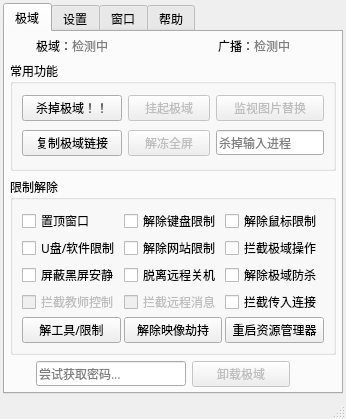
<?xml version="1.0" encoding="UTF-8"?>
<ui version="4.0">
 <class>NTDMain</class>
 <widget class="QMainWindow" name="NTDMain">
  <property name="geometry">
   <rect>
    <x>0</x>
    <y>0</y>
    <width>345</width>
    <height>400</height>
   </rect>
  </property>
  <property name="font">
   <font>
    <family>Microsoft YaHei</family>
    <pointsize>9</pointsize>
   </font>
  </property>
  <property name="windowTitle">
   <string>NoTopDomain</string>
  </property>
  <widget class="QWidget" name="centralwidget">
   <layout class="QGridLayout" name="gridLayout">
    <property name="leftMargin">
     <number>3</number>
    </property>
    <property name="topMargin">
     <number>3</number>
    </property>
    <property name="rightMargin">
     <number>3</number>
    </property>
    <property name="bottomMargin">
     <number>3</number>
    </property>
    <item row="0" column="0">
     <widget class="QTabWidget" name="PigeonGames">
      <property name="currentIndex">
       <number>0</number>
      </property>
      <widget class="QWidget" name="HomeTab">
       <attribute name="title">
        <string>极域</string>
       </attribute>
       <layout class="QGridLayout" name="gridLayout_4">
        <property name="leftMargin">
         <number>5</number>
        </property>
        <property name="topMargin">
         <number>5</number>
        </property>
        <property name="rightMargin">
         <number>5</number>
        </property>
        <property name="bottomMargin">
         <number>5</number>
        </property>
        <item row="0" column="3">
         <widget class="QLabel" name="label_5">
          <property name="maximumSize">
           <size>
            <width>40</width>
            <height>16777215</height>
           </size>
          </property>
          <property name="text">
           <string/>
          </property>
         </widget>
        </item>
        <item row="2" column="0" colspan="4">
         <widget class="QGroupBox" name="RemoveResGroupBox">
          <property name="title">
           <string>限制解除</string>
          </property>
          <property name="flat">
           <bool>false</bool>
          </property>
          <layout class="QGridLayout" name="gridLayout_3">
           <property name="spacing">
            <number>3</number>
           </property>
           <item row="6" column="1">
            <widget class="QPushButton" name="EnableSysToolsButton">
             <property name="text">
              <string>解工具/限制</string>
             </property>
            </widget>
           </item>
           <item row="1" column="1">
            <widget class="QCheckBox" name="EnableUSBButton">
             <property name="text">
              <string>U盘/软件限制</string>
             </property>
            </widget>
           </item>
           <item row="0" column="5">
            <widget class="QCheckBox" name="RemoveMouseResButton">
             <property name="text">
              <string>解除鼠标限制</string>
             </property>
            </widget>
           </item>
           <item row="3" column="5">
            <widget class="QCheckBox" name="EnableFirewallButton">
             <property name="text">
              <string>拦截传入连接</string>
             </property>
            </widget>
           </item>
           <item row="0" column="1">
            <widget class="QCheckBox" name="TopWindowButton">
             <property name="text">
              <string>置顶窗口</string>
             </property>
            </widget>
           </item>
           <item row="2" column="1">
            <widget class="QCheckBox" name="RemoveBlackScreenButton">
             <property name="text">
              <string>屏蔽黑屏安静</string>
             </property>
            </widget>
           </item>
           <item row="1" column="5">
            <widget class="QCheckBox" name="RemoveRemoteButton">
             <property name="enabled">
              <bool>true</bool>
             </property>
             <property name="text">
              <string>拦截极域操作</string>
             </property>
            </widget>
           </item>
           <item row="3" column="1">
            <widget class="QCheckBox" name="RemoveControlButton">
             <property name="enabled">
              <bool>false</bool>
             </property>
             <property name="text">
              <string>拦截教师控制</string>
             </property>
            </widget>
           </item>
           <item row="2" column="5">
            <widget class="QCheckBox" name="UnlockTDHookButton">
             <property name="text">
              <string>解除极域防杀</string>
             </property>
            </widget>
           </item>
           <item row="1" column="3">
            <widget class="QCheckBox" name="EnableWebsiteButton">
             <property name="text">
              <string>解除网站限制</string>
             </property>
            </widget>
           </item>
           <item row="3" column="3">
            <widget class="QCheckBox" name="RemoveMessagesButton">
             <property name="enabled">
              <bool>false</bool>
             </property>
             <property name="text">
              <string>拦截远程消息</string>
             </property>
            </widget>
           </item>
           <item row="0" column="3">
            <widget class="QCheckBox" name="RemoveKeyResButton">
             <property name="text">
              <string>解除键盘限制</string>
             </property>
            </widget>
           </item>
           <item row="2" column="3">
            <widget class="QCheckBox" name="RemoveShutdownButton">
             <property name="text">
              <string>脱离远程关机</string>
             </property>
            </widget>
           </item>
           <item row="6" column="3">
            <widget class="QPushButton" name="RemoveImgButton">
             <property name="text">
              <string>解除映像劫持</string>
             </property>
            </widget>
           </item>
           <item row="6" column="5">
            <widget class="QPushButton" name="RestartExplorerButton">
             <property name="text">
              <string>重启资源管理器</string>
             </property>
            </widget>
           </item>
          </layout>
         </widget>
        </item>
        <item row="3" column="2">
         <widget class="QPushButton" name="RemoveTDButton">
          <property name="enabled">
           <bool>false</bool>
          </property>
          <property name="text">
           <string>卸载极域</string>
          </property>
         </widget>
        </item>
        <item row="0" column="2">
         <widget class="QLabel" name="TDBroadcastLabel">
          <property name="layoutDirection">
           <enum>Qt::LeftToRight</enum>
          </property>
          <property name="text">
           <string>广播：&lt;span style=&quot;color:grey&quot;&gt;检测中&lt;/span&gt;</string>
          </property>
          <property name="alignment">
           <set>Qt::AlignRight|Qt::AlignTrailing|Qt::AlignVCenter</set>
          </property>
          <property name="margin">
           <number>0</number>
          </property>
         </widget>
        </item>
        <item row="3" column="1">
         <widget class="QLineEdit" name="TDPasswordEdit">
          <property name="sizePolicy">
           <sizepolicy hsizetype="Minimum" vsizetype="Fixed">
            <horstretch>0</horstretch>
            <verstretch>0</verstretch>
           </sizepolicy>
          </property>
          <property name="readOnly">
           <bool>true</bool>
          </property>
          <property name="placeholderText">
           <string>尝试获取密码...</string>
          </property>
         </widget>
        </item>
        <item row="0" column="1">
         <widget class="QLabel" name="TDRunningLabel">
          <property name="minimumSize">
           <size>
            <width>150</width>
            <height>0</height>
           </size>
          </property>
          <property name="text">
           <string>极域：&lt;span style=&quot;color:grey&quot;&gt;检测中&lt;/span&gt;</string>
          </property>
          <property name="margin">
           <number>0</number>
          </property>
         </widget>
        </item>
        <item row="1" column="0" colspan="4">
         <widget class="QGroupBox" name="CommonGroupBox">
          <property name="title">
           <string>常用功能</string>
          </property>
          <property name="flat">
           <bool>false</bool>
          </property>
          <layout class="QGridLayout" name="gridLayout_2" rowstretch="1,1" columnstretch="1,1,1,0">
           <property name="verticalSpacing">
            <number>7</number>
           </property>
           <item row="1" column="1">
            <widget class="QPushButton" name="UnlockFullScreenButton">
             <property name="enabled">
              <bool>false</bool>
             </property>
             <property name="maximumSize">
              <size>
               <width>16777215</width>
               <height>16777215</height>
              </size>
             </property>
             <property name="text">
              <string>解冻全屏</string>
             </property>
             <property name="autoDefault">
              <bool>false</bool>
             </property>
             <property name="flat">
              <bool>false</bool>
             </property>
            </widget>
           </item>
           <item row="1" column="0">
            <widget class="QPushButton" name="CopyLinkButton">
             <property name="text">
              <string>复制极域链接</string>
             </property>
            </widget>
           </item>
           <item row="0" column="0">
            <widget class="QPushButton" name="KillTDButton">
             <property name="minimumSize">
              <size>
               <width>100</width>
               <height>0</height>
              </size>
             </property>
             <property name="text">
              <string>杀掉极域！！</string>
             </property>
            </widget>
           </item>
           <item row="0" column="1">
            <widget class="QPushButton" name="HangUpButton">
             <property name="enabled">
              <bool>false</bool>
             </property>
             <property name="sizePolicy">
              <sizepolicy hsizetype="Minimum" vsizetype="Fixed">
               <horstretch>0</horstretch>
               <verstretch>0</verstretch>
              </sizepolicy>
             </property>
             <property name="maximumSize">
              <size>
               <width>16777215</width>
               <height>16777215</height>
              </size>
             </property>
             <property name="text">
              <string>挂起极域</string>
             </property>
            </widget>
           </item>
           <item row="0" column="2" colspan="2">
            <widget class="QPushButton" name="ReplaceMonitorButton">
             <property name="enabled">
              <bool>false</bool>
             </property>
             <property name="sizePolicy">
              <sizepolicy hsizetype="Minimum" vsizetype="Fixed">
               <horstretch>0</horstretch>
               <verstretch>0</verstretch>
              </sizepolicy>
             </property>
             <property name="text">
              <string>监视图片替换</string>
             </property>
            </widget>
           </item>
           <item row="1" column="2" colspan="2">
            <widget class="QLineEdit" name="KillTypeButton">
             <property name="enabled">
              <bool>true</bool>
             </property>
             <property name="sizePolicy">
              <sizepolicy hsizetype="Fixed" vsizetype="Fixed">
               <horstretch>0</horstretch>
               <verstretch>0</verstretch>
              </sizepolicy>
             </property>
             <property name="minimumSize">
              <size>
               <width>0</width>
               <height>0</height>
              </size>
             </property>
             <property name="maximumSize">
              <size>
               <width>120</width>
               <height>16777215</height>
              </size>
             </property>
             <property name="placeholderText">
              <string>杀掉输入进程</string>
             </property>
            </widget>
           </item>
          </layout>
         </widget>
        </item>
        <item row="0" column="0">
         <widget class="QLabel" name="label_6">
          <property name="maximumSize">
           <size>
            <width>20</width>
            <height>16777215</height>
           </size>
          </property>
          <property name="text">
           <string/>
          </property>
         </widget>
        </item>
       </layout>
      </widget>
      <widget class="QWidget" name="SettingTab">
       <attribute name="title">
        <string>设置</string>
       </attribute>
       <layout class="QGridLayout" name="gridLayout_6">
        <property name="leftMargin">
         <number>10</number>
        </property>
        <property name="topMargin">
         <number>10</number>
        </property>
        <property name="rightMargin">
         <number>10</number>
        </property>
        <property name="bottomMargin">
         <number>10</number>
        </property>
        <item row="7" column="0">
         <widget class="QPushButton" name="pushButton_2">
          <property name="text">
           <string>保存</string>
          </property>
         </widget>
        </item>
        <item row="0" column="0" colspan="2">
         <widget class="QGroupBox" name="CommonSettingGroupBox">
          <property name="title">
           <string>基础设置</string>
          </property>
          <property name="flat">
           <bool>false</bool>
          </property>
          <layout class="QGridLayout" name="gridLayout_5">
           <property name="horizontalSpacing">
            <number>0</number>
           </property>
           <property name="verticalSpacing">
            <number>2</number>
           </property>
           <item row="3" column="3">
            <widget class="QCheckBox" name="UseIgnoreTDCommandWarningButton">
             <property name="text">
              <string>拦截时不弹窗</string>
             </property>
            </widget>
           </item>
           <item row="9" column="2">
            <widget class="QLabel" name="label_16">
             <property name="text">
              <string>窗口不透明度  </string>
             </property>
            </widget>
           </item>
           <item row="9" column="1">
            <widget class="Line" name="line_3">
             <property name="orientation">
              <enum>Qt::Vertical</enum>
             </property>
            </widget>
           </item>
           <item row="12" column="0" colspan="5">
            <layout class="QHBoxLayout" name="horizontalLayout_5">
             <item>
              <widget class="QRadioButton" name="UseTermProcRatio">
               <property name="text">
                <string>TermProc</string>
               </property>
              </widget>
             </item>
             <item>
              <widget class="QRadioButton" name="UseTermThrRatio">
               <property name="enabled">
                <bool>true</bool>
               </property>
               <property name="text">
                <string>TermThr</string>
               </property>
              </widget>
             </item>
             <item>
              <widget class="QRadioButton" name="UseNTSDRatio">
               <property name="text">
                <string>ntsd.exe</string>
               </property>
              </widget>
             </item>
            </layout>
           </item>
           <item row="1" column="3" colspan="2">
            <widget class="QCheckBox" name="UseCanCaptureButton">
             <property name="text">
              <string>允许教师截屏</string>
             </property>
             <property name="checked">
              <bool>false</bool>
             </property>
            </widget>
           </item>
           <item row="2" column="3" colspan="2">
            <widget class="QCheckBox" name="UnuseRandomWindowNameButton">
             <property name="text">
              <string>禁用随机窗口名</string>
             </property>
            </widget>
           </item>
           <item row="1" column="0">
            <widget class="QCheckBox" name="UseHideThisTrayButton">
             <property name="text">
              <string>隐藏托盘</string>
             </property>
            </widget>
           </item>
           <item row="1" column="2">
            <widget class="QCheckBox" name="UnuseQSSButton">
             <property name="text">
              <string>禁用QSS</string>
             </property>
            </widget>
           </item>
           <item row="3" column="0">
            <widget class="QCheckBox" name="UseBlockTDOnTopButton">
             <property name="text">
              <string>禁止极域置顶</string>
             </property>
            </widget>
           </item>
           <item row="2" column="0" colspan="3">
            <widget class="QCheckBox" name="UseAutoScaleTDButton">
             <property name="text">
              <string>修改窗口化时自缩放</string>
             </property>
            </widget>
           </item>
           <item row="9" column="0">
            <widget class="QLabel" name="label_17">
             <property name="sizePolicy">
              <sizepolicy hsizetype="Fixed" vsizetype="Preferred">
               <horstretch>0</horstretch>
               <verstretch>0</verstretch>
              </sizepolicy>
             </property>
             <property name="text">
              <string>杀进程方案:</string>
             </property>
            </widget>
           </item>
           <item row="9" column="3" colspan="2">
            <widget class="QSlider" name="SetWindowOpacitySlider">
             <property name="orientation">
              <enum>Qt::Horizontal</enum>
             </property>
            </widget>
           </item>
          </layout>
         </widget>
        </item>
        <item row="7" column="1">
         <widget class="QPushButton" name="reStart">
          <property name="text">
           <string>重启程序以应用设置</string>
          </property>
         </widget>
        </item>
        <item row="3" column="0" colspan="2">
         <widget class="QGroupBox" name="groupBox_4">
          <property name="title">
           <string>快捷键配置</string>
          </property>
          <property name="flat">
           <bool>false</bool>
          </property>
          <layout class="QGridLayout" name="gridLayout_8">
           <property name="leftMargin">
            <number>11</number>
           </property>
           <property name="topMargin">
            <number>11</number>
           </property>
           <property name="rightMargin">
            <number>11</number>
           </property>
           <property name="bottomMargin">
            <number>11</number>
           </property>
           <item row="1" column="0">
            <layout class="QFormLayout" name="formLayout_2">
             <item row="0" column="0">
              <widget class="QLabel" name="label">
               <property name="text">
                <string>唤起窗口</string>
               </property>
              </widget>
             </item>
             <item row="0" column="1">
              <widget class="QLineEdit" name="UseShowThisWindowKey"/>
             </item>
             <item row="1" column="0">
              <widget class="QLabel" name="label_4">
               <property name="text">
                <string>杀掉焦点窗口</string>
               </property>
              </widget>
             </item>
             <item row="1" column="1">
              <widget class="QLineEdit" name="UseKillFocusKey"/>
             </item>
             <item row="2" column="0">
              <widget class="QLabel" name="label_7">
               <property name="text">
                <string>窗口化切换</string>
               </property>
              </widget>
             </item>
             <item row="2" column="1">
              <widget class="QLineEdit" name="UseSwitchBroadcastWindowedKey"/>
             </item>
            </layout>
           </item>
           <item row="1" column="2">
            <layout class="QFormLayout" name="formLayout">
             <item row="0" column="0">
              <widget class="QLabel" name="label_2">
               <property name="text">
                <string>隐藏焦点窗口</string>
               </property>
              </widget>
             </item>
             <item row="0" column="1">
              <widget class="QLineEdit" name="UseHideCurrentWindowKey"/>
             </item>
             <item row="1" column="0">
              <widget class="QLabel" name="label_3">
               <property name="text">
                <string>置顶焦点窗口</string>
               </property>
              </widget>
             </item>
             <item row="1" column="1">
              <widget class="QLineEdit" name="UseTopCurrentWindowKey"/>
             </item>
             <item row="2" column="0">
              <widget class="QLabel" name="label_8">
               <property name="text">
                <string>恢复广播全屏</string>
               </property>
              </widget>
             </item>
             <item row="2" column="1">
              <widget class="QLineEdit" name="UseForceFullBroadcastKey"/>
             </item>
            </layout>
           </item>
          </layout>
         </widget>
        </item>
       </layout>
      </widget>
      <widget class="QWidget" name="WindowsOperationTab">
       <attribute name="title">
        <string>窗口</string>
       </attribute>
       <layout class="QGridLayout" name="gridLayout_10">
        <property name="horizontalSpacing">
         <number>3</number>
        </property>
        <property name="verticalSpacing">
         <number>5</number>
        </property>
        <item row="0" column="2" rowspan="2">
         <widget class="QGroupBox" name="WindowOperationGroupBox">
          <property name="title">
           <string>操作</string>
          </property>
          <layout class="QGridLayout" name="gridLayout_9">
           <property name="leftMargin">
            <number>6</number>
           </property>
           <property name="topMargin">
            <number>15</number>
           </property>
           <property name="rightMargin">
            <number>6</number>
           </property>
           <property name="bottomMargin">
            <number>6</number>
           </property>
           <property name="horizontalSpacing">
            <number>2</number>
           </property>
           <property name="verticalSpacing">
            <number>6</number>
           </property>
           <item row="3" column="0" colspan="4">
            <widget class="Line" name="line">
             <property name="orientation">
              <enum>Qt::Horizontal</enum>
             </property>
            </widget>
           </item>
           <item row="7" column="0" colspan="4">
            <widget class="Line" name="line_4">
             <property name="orientation">
              <enum>Qt::Horizontal</enum>
             </property>
            </widget>
           </item>
           <item row="5" column="3">
            <widget class="QToolButton" name="ResetWIndowTitleButton">
             <property name="enabled">
              <bool>false</bool>
             </property>
             <property name="toolTip">
              <string>重置标题</string>
             </property>
             <property name="text">
              <string>↺</string>
             </property>
            </widget>
           </item>
           <item row="4" column="0" colspan="4">
            <widget class="QPushButton" name="ChangeWindowTitleButton">
             <property name="enabled">
              <bool>false</bool>
             </property>
             <property name="text">
              <string>修改窗口标题</string>
             </property>
            </widget>
           </item>
           <item row="5" column="0" colspan="2">
            <widget class="QLineEdit" name="TypeNewWindowTitleEdit">
             <property name="enabled">
              <bool>false</bool>
             </property>
             <property name="text">
              <string/>
             </property>
             <property name="placeholderText">
              <string>键入新标题...</string>
             </property>
            </widget>
           </item>
           <item row="2" column="0" colspan="4">
            <widget class="QPushButton" name="KillWindowButton">
             <property name="enabled">
              <bool>false</bool>
             </property>
             <property name="text">
              <string>杀掉此窗口</string>
             </property>
            </widget>
           </item>
           <item row="9" column="3">
            <widget class="QToolButton" name="ResetNormalIconButton">
             <property name="enabled">
              <bool>false</bool>
             </property>
             <property name="toolTip">
              <string>重置标题</string>
             </property>
             <property name="text">
              <string>↺</string>
             </property>
            </widget>
           </item>
           <item row="9" column="0">
            <widget class="QToolButton" name="ChangeWindowIconButton">
             <property name="enabled">
              <bool>false</bool>
             </property>
             <property name="text">
              <string>默认</string>
             </property>
            </widget>
           </item>
           <item row="1" column="0" colspan="4">
            <widget class="QPushButton" name="HideWindowButton">
             <property name="enabled">
              <bool>false</bool>
             </property>
             <property name="text">
              <string>隐藏此窗口</string>
             </property>
            </widget>
           </item>
           <item row="9" column="1">
            <widget class="QToolButton" name="OpenIconButton">
             <property name="enabled">
              <bool>false</bool>
             </property>
             <property name="text">
              <string>打开</string>
             </property>
            </widget>
           </item>
           <item row="0" column="0" colspan="4">
            <widget class="QPushButton" name="TopWindowButton_2">
             <property name="enabled">
              <bool>false</bool>
             </property>
             <property name="text">
              <string>置顶此窗口</string>
             </property>
            </widget>
           </item>
           <item row="8" column="0" colspan="4">
            <widget class="QLabel" name="label_20">
             <property name="sizePolicy">
              <sizepolicy hsizetype="Preferred" vsizetype="Fixed">
               <horstretch>0</horstretch>
               <verstretch>0</verstretch>
              </sizepolicy>
             </property>
             <property name="text">
              <string>图标设置</string>
             </property>
            </widget>
           </item>
           <item row="10" column="0" colspan="4">
            <widget class="QLabel" name="CurrentWindowIconLabel">
             <property name="text">
              <string/>
             </property>
            </widget>
           </item>
          </layout>
         </widget>
        </item>
        <item row="0" column="0">
         <widget class="QGroupBox" name="SelectWindowGroupBox">
          <property name="title">
           <string>窗口选择</string>
          </property>
          <layout class="QVBoxLayout" name="verticalLayout_2">
           <property name="topMargin">
            <number>15</number>
           </property>
           <item>
            <widget class="QPushButton" name="StartCaptureWindowButton">
             <property name="text">
              <string>点击开始捕获窗口</string>
             </property>
            </widget>
           </item>
           <item>
            <widget class="QLabel" name="CaptureTipLabel">
             <property name="text">
              <string>请用鼠标点击要捕获的窗口，
按Ctrl+Alt+P确认</string>
             </property>
            </widget>
           </item>
           <item>
            <widget class="QPlainTextEdit" name="CurrentWindowStateText">
             <property name="sizePolicy">
              <sizepolicy hsizetype="Expanding" vsizetype="Fixed">
               <horstretch>0</horstretch>
               <verstretch>0</verstretch>
              </sizepolicy>
             </property>
             <property name="maximumSize">
              <size>
               <width>16777215</width>
               <height>50</height>
              </size>
             </property>
            </widget>
           </item>
          </layout>
         </widget>
        </item>
        <item row="0" column="1">
         <widget class="QLabel" name="label_18">
          <property name="text">
           <string/>
          </property>
         </widget>
        </item>
        <item row="1" column="0">
         <widget class="QGroupBox" name="groupBox_7">
          <property name="title">
           <string>托盘管理</string>
          </property>
          <layout class="QVBoxLayout" name="verticalLayout_3">
           <property name="topMargin">
            <number>15</number>
           </property>
           <item>
            <widget class="QPushButton" name="removeTrayIcon">
             <property name="enabled">
              <bool>false</bool>
             </property>
             <property name="text">
              <string>移除该托盘项</string>
             </property>
            </widget>
           </item>
           <item>
            <widget class="QTreeWidget" name="treeWidget">
             <column>
              <property name="text">
               <string/>
              </property>
             </column>
            </widget>
           </item>
          </layout>
         </widget>
        </item>
       </layout>
      </widget>
      <widget class="QWidget" name="HelpInfoTab">
       <attribute name="title">
        <string>帮助</string>
       </attribute>
       <layout class="QVBoxLayout" name="verticalLayout">
        <property name="leftMargin">
         <number>5</number>
        </property>
        <property name="topMargin">
         <number>5</number>
        </property>
        <property name="rightMargin">
         <number>5</number>
        </property>
        <property name="bottomMargin">
         <number>5</number>
        </property>
        <item>
         <widget class="QTextBrowser" name="HelpMarkdownBrowser">
          <property name="openExternalLinks">
           <bool>true</bool>
          </property>
         </widget>
        </item>
       </layout>
      </widget>
     </widget>
    </item>
   </layout>
  </widget>
  <widget class="QMenuBar" name="menubar">
   <property name="geometry">
    <rect>
     <x>0</x>
     <y>0</y>
     <width>345</width>
     <height>23</height>
    </rect>
   </property>
  </widget>
  <widget class="QStatusBar" name="statusbar"/>
  <action name="action1">
   <property name="text">
    <string>1</string>
   </property>
  </action>
  <action name="action_1">
   <property name="text">
    <string>关于</string>
   </property>
  </action>
  <action name="action_2">
   <property name="text">
    <string>设置</string>
   </property>
  </action>
  <action name="action_3">
   <property name="text">
    <string>启动TSK</string>
   </property>
  </action>
  <action name="action_4">
   <property name="text">
    <string>运行...</string>
   </property>
  </action>
  <action name="action_5">
   <property name="text">
    <string>映像劫持</string>
   </property>
  </action>
 </widget>
 <resources/>
 <connections/>
</ui>
